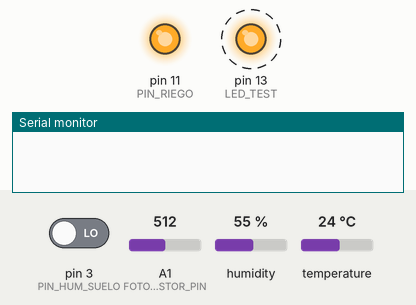
Recording of a sketch running on a simulated Arduino Mega 2560, built with avr-gcc and run on an emulated ATmega2560. Parts: output pins drawn as LEDs (lit = HIGH), the last lines printed to the serial monitor. Wiring (inferred from the names in the program): DHT11 sensor: data pin 2. Dashed ring = blinking. The test bench sets the inputs (shaded band); at power-on: pin 3 (PIN_HUM_SUELO) LOW, A1 (FOTORESISTOR_PIN) = 512, humidity 55 %, temperature 24 °C.

Above: at 0.9 s.
1.4 s: pin 3 (PIN_HUM_SUELO) driven HIGH
At 2.6 s:
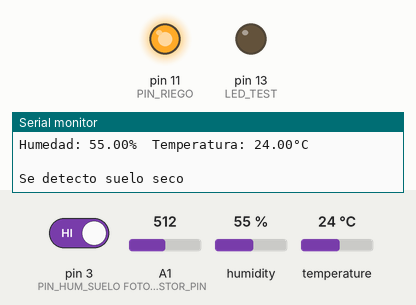
At 4.7 s:
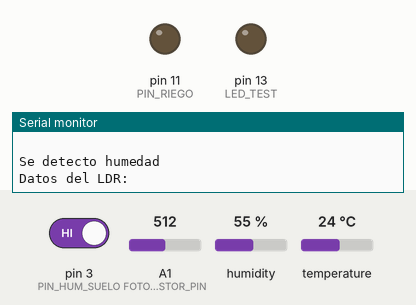
7.5 s: A1 (FOTORESISTOR_PIN) set to 90
12.4 s: A1 (FOTORESISTOR_PIN) set to 104
At 15.44 s:
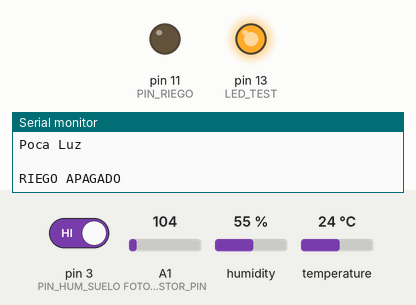
15.9 s: A1 (FOTORESISTOR_PIN) set to 75
Timing chart, 0 to 20.4 s (numbered marks = the images above; inputs shaded):
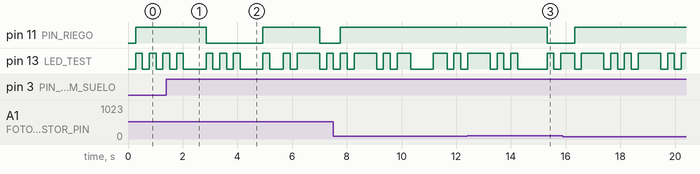

The sketch:

riego.ino
```cpp
/* Integrantes :  Maximo Olguin Muñoz y Jonatan Peredo

----------- PROYECTO RIEGO AUTOMATIZADO PARA MACETAS --------------------

El sistema de riego automatizado controla el encendido de una bomba de agua de acuerdo:
a la temperatura, humedad ambiente, humedad suelo y un sensor de intensidad de luz(ldr fotoresistor).

En días lluviosos la bomba permanecera apagada mientras que en días con elevada temperatura se deberá encender.
En horas de máxima luz solar, no se debera regar.
Se regara solo cuando sea necesario.
Todo esto gracias al control de los sensores.

Lista de sensores usados en el proyecto:
Sensor de humedad  HL-69
Mini Bomba De Agua Sumergible 3v 5v Dc Arduino
sensor de temperatura y humedad ambiente DTH11
Modulo Sensor De Luz Con Fotoresistor
arduino mega
uln2003
*/


//sensor de temperatura y humedad ambiente DTH11
#include "DHT.h"   // Librería para el sensor de temperatura y humedad
#define DHTPIN 2    // Pin digital al que está conectado el sensor DHT
#define DHTTYPE DHT11   // Tipo de sensor DHT (DHT11 o DHT22)
DHT dht(DHTPIN, DHTTYPE);


// configuracion fotoresistores ldr
#define FOTORESISTOR_PIN             A1
#define CONFIG_FOTORESISTOR          pinMode(FOTORESISTOR_PIN, INPUT)
#define LEER_FOTORESISTOR            analogRead(FOTORESISTOR_PIN)


/*CONFIGURACION DE SENSOR DE HUMEDAD SUELO
Los valores obtenidos van desde 0 sumergido en agua, a 1023 en el aire (o en un suelo muy seco).
Un suelo ligeramente húmero daría valores típicos de 600-700. Un suelo seco tendrá valores de 800-1023.
La salida digital dispara cuando el valor de humedad supera el umbral definido como predeterminado.
Por lo tanto, se obtendra una señal LOW cuando el suelo no está húmedo, y HIGH cuando la humedad supera el valor de predefinido.
*/
#define PIN_HUM_SUELO                  3
#define CONFIG_HUM                   pinMode(PIN_HUM_SUELO, INPUT)
#define LEER_HUMEDAD_SUELO                digitalRead(PIN_HUM_SUELO)

//CONFIGURACION BOMBA DE AGUA PARA EL RIEGO
#define PIN_RIEGO                    11
#define CONFIG_RIEGO                 pinMode(PIN_RIEGO, OUTPUT)
#define ACTUALIZAR_RIEGO(x)          digitalWrite(PIN_RIEGO, x)


//LED_TEST
#define INTERVALO_LED_TEST           250 //Function LedTest()
#define LED_TEST                     LED_BUILTIN
#define CONFIG_LED_TEST              pinMode(LED_TEST, OUTPUT)
#define ACTUALIZAR_LED_TEST(x)       digitalWrite(LED_TEST, x)


// max y min de valores de sensores
#define MAX_TEMP             38
#define MIN_TEMP             5

#define MAX_LUZ              100


//variables booleanas
bool mucha_luz = 0; //ldr
bool frio = 0; //dth

bool estado_riego = 0; //define si esta prendido la bomba
bool humedad_suelo = 0; //estado del sensor de humedad


#define INTERVALO                     2000

void setup() {
  Serial.begin(9600);

  CONFIG_FOTORESISTOR;
  CONFIG_HUM;
  CONFIG_RIEGO;
  dht.begin();
  //ledtest
  CONFIG_LED_TEST;
  ACTUALIZAR_LED_TEST(0);
}

void loop(){
DTH11();
Riego();
Fotoresistor();
HumedadSuelo();
LedTest();
MostrarValores(); // esto no va
}

void Riego(){

  if(humedad_suelo == 1 && mucha_luz == 0 && frio == 0 ) estado_riego = 0;
  else estado_riego = 1;
  ACTUALIZAR_RIEGO(estado_riego); //el motor funciona en 0 osea false, a causa del uln2003 que lo invierte
}

void DTH11(){
  //dth11

  float temperatura = dht.readTemperature();
  if (isnan(temperatura)) return;  // si detecta algun error retorna

  if(temperatura < MIN_TEMP) frio = 1;
  else frio = 0;
}


void Fotoresistor(){
  // menor valor mas luz
  int dato = LEER_FOTORESISTOR;
  if(dato < MAX_LUZ) mucha_luz = 1;
  else mucha_luz = 0;
}

void HumedadSuelo(){
  //cambiar de estado boton, remplazo boton por falta de sensor de humedad
 static unsigned long antMillis = 0;
  bool estado_actual = LEER_HUMEDAD_SUELO;
  bool estado_ant = 0;
  if (estado_actual == estado_ant) return;

  if (millis() - antMillis < INTERVALO) return;
  antMillis = millis();
  estado_ant = estado_actual;
  if(estado_ant) humedad_suelo = !humedad_suelo;
}


//esto no va, es para correxion de errores
void MostrarValores(){
  static unsigned long anMillis=0;
  if(millis() - anMillis < INTERVALO) return;
  anMillis = millis();

  //dth11
  float humedad = dht.readHumidity();
  float temperatura = dht.readTemperature();
  if (isnan(humedad) || isnan(temperatura)) { // Verifica si la lectura del sensor fue exitosa
    Serial.println("Error al leer el sensor DHT11");
  } else {

    Serial.print("Humedad: ");
    Serial.print(humedad);
    Serial.print("%\t");
    Serial.print("Temperatura: ");
    Serial.print(temperatura);
    Serial.println("°C");
    Serial.println(" ");
  }
  //sensor humedad suelo
  if(humedad_suelo == 0) Serial.println("Se detecto humedad");
  else Serial.println("Se detecto suelo seco");

  // ldr fotoresistor
  int dato = LEER_FOTORESISTOR;

  Serial.println("Datos del LDR: ");
  Serial.println(dato);
  if(mucha_luz) Serial.println("Mucha Luz");
  else Serial.println("Poca Luz");
  Serial.println(" ");

  if(estado_riego = 0) Serial.println("RIEGO ANDANDO");
  else Serial.println("RIEGO APAGADO ");

}

void LedTest()
  {
  static int ledState= 0;
  static unsigned long antMillis = 0;

  //Si no se cumple tal condicion, retorna
  if(millis() - antMillis < INTERVALO_LED_TEST) return;
  antMillis = millis();

  ledState = !ledState;
  ACTUALIZAR_LED_TEST(ledState);
}
```

DHT.cpp
```cpp
// (licence header left out)
#include "DHT.h"

DHT::DHT(uint8_t pin, uint8_t type, uint8_t count) {
  _pin = pin;
  _type = type;
  _count = count;
  firstreading = true;
}

void DHT::begin(void) {
  // set up the pins!
  pinMode(_pin, INPUT);
  digitalWrite(_pin, HIGH);
  _lastreadtime = 0;
}

//boolean S == Scale.  True == Farenheit; False == Celcius
float DHT::readTemperature(bool S) {
  float f;

  if (read()) {
    switch (_type) {
    case DHT11:
      f = data[2];
      if(S)
      	f = convertCtoF(f);

      return f;
    case DHT22:
    case DHT21:
      f = data[2] & 0x7F;
      f *= 256;
      f += data[3];
      f /= 10;
      if (data[2] & 0x80)
	f *= -1;
      if(S)
	f = convertCtoF(f);

      return f;
    }
  }
  Serial.print("Read fail");
  return NAN;
}

float DHT::convertCtoF(float c) {
	return c * 9 / 5 + 32;
}

float DHT::readHumidity(void) {
  float f;
  if (read()) {
    switch (_type) {
    case DHT11:
      f = data[0];
      return f;
    case DHT22:
    case DHT21:
      f = data[0];
      f *= 256;
      f += data[1];
      f /= 10;
      return f;
    }
  }
  Serial.print("Read fail");
  return NAN;
}


boolean DHT::read(void) {
  uint8_t laststate = HIGH;
  uint8_t counter = 0;
  uint8_t j = 0, i;
  unsigned long currenttime;

  // pull the pin high and wait 250 milliseconds
  digitalWrite(_pin, HIGH);
  delay(250);

  currenttime = millis();
  if (currenttime < _lastreadtime) {
    // ie there was a rollover
    _lastreadtime = 0;
  }
  if (!firstreading && ((currenttime - _lastreadtime) < 2000)) {
    return true; // return last correct measurement
    //delay(2000 - (currenttime - _lastreadtime));
  }
  firstreading = false;
  /*
    Serial.print("Currtime: "); Serial.print(currenttime);
    Serial.print(" Lasttime: "); Serial.print(_lastreadtime);
  */
  _lastreadtime = millis();

  data[0] = data[1] = data[2] = data[3] = data[4] = 0;

  // now pull it low for ~20 milliseconds
  pinMode(_pin, OUTPUT);
  digitalWrite(_pin, LOW);
  delay(20);
  cli();
  digitalWrite(_pin, HIGH);
  delayMicroseconds(40);
  pinMode(_pin, INPUT);

  // read in timings
  for ( i=0; i< MAXTIMINGS; i++) {
    counter = 0;
    while (digitalRead(_pin) == laststate) {
      counter++;
      delayMicroseconds(1);
      if (counter == 255) {
        break;
      }
    }
    laststate = digitalRead(_pin);

    if (counter == 255) break;

    // ignore first 3 transitions
    if ((i >= 4) && (i%2 == 0)) {
      // shove each bit into the storage bytes
      data[j/8] <<= 1;
      if (counter > _count)
        data[j/8] |= 1;
      j++;
    }

  }

  sei();

  /*
  Serial.println(j, DEC);
  Serial.print(data[0], HEX); Serial.print(", ");
  Serial.print(data[1], HEX); Serial.print(", ");
  Serial.print(data[2], HEX); Serial.print(", ");
  Serial.print(data[3], HEX); Serial.print(", ");
  Serial.print(data[4], HEX); Serial.print(" =? ");
  Serial.println(data[0] + data[1] + data[2] + data[3], HEX);
  */

  // check we read 40 bits and that the checksum matches
  if ((j >= 40) &&
      (data[4] == ((data[0] + data[1] + data[2] + data[3]) & 0xFF)) ) {
    return true;
  }


  return false;

}
```

DHT.h
```cpp
#ifndef DHT_H
#define DHT_H
#if ARDUINO >= 100
 #include "Arduino.h"
#else
 #include "WProgram.h"
#endif

/* DHT library

MIT license
written by Adafruit Industries
*/

// how many timing transitions we need to keep track of. 2 * number bits + extra
#define MAXTIMINGS 85

#define DHT11 11
#define DHT22 22
#define DHT21 21
#define AM2301 21

class DHT {
 private:
  uint8_t data[6];
  uint8_t _pin, _type, _count;
  boolean read(void);
  unsigned long _lastreadtime;
  boolean firstreading;

 public:
  DHT(uint8_t pin, uint8_t type, uint8_t count=6);
  void begin(void);
  float readTemperature(bool S=false);
  float convertCtoF(float);
  float readHumidity(void);

};
#endif
```

Measured:
- after the input at 1.4 s, pin 11 (PIN_RIEGO): HIGH → LOW after 1.5 s, → HIGH 2.1 s later, → LOW 2.1 s later
- after the input at 12.4 s, pin 11 (PIN_RIEGO): HIGH → LOW after 2.9 s
